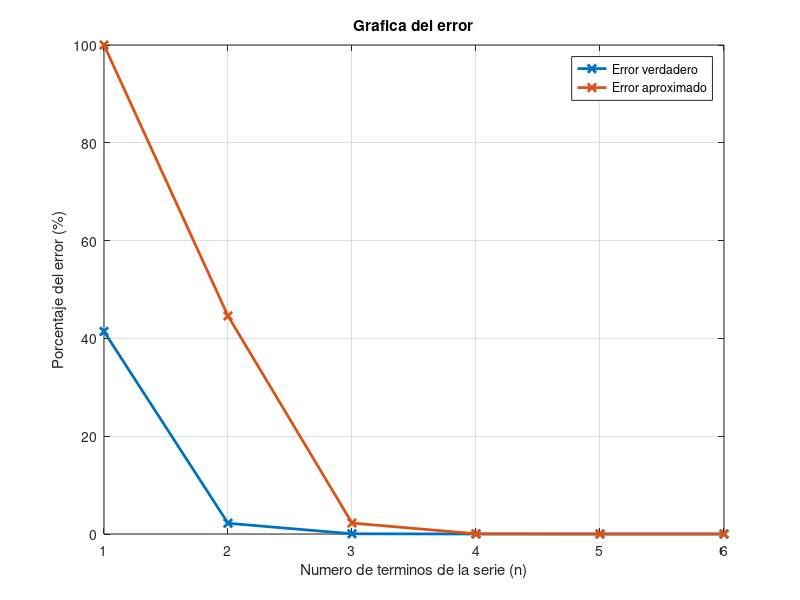

Recreate this plot in MATLAB.
clear all;
close all;
clc;
tic
%{
n=80;
x=pi/4;
vv=cos(x);
aant=0;
aact=0;
res=zeros(3,n);
serie_cos=0;
suma=0;
ea=0;
for a=0:n-1
    suma=(x^((2*a)))/(factorial((2*a)));
    if mod(a,2)~=0
        suma=-suma;
    end
    serie_cos=serie_cos+suma;
    res(1,a+1)=a+1;
    aant=aact;
    aact=serie_cos;
    l_ev=abs((vv-serie_cos)/vv)*100;
    res(2,a+1)=l_ev;
    ea=abs((aact-aant)/aact)*100;
    res(3,a+1)=ea;
end
toc
figure;
plot(res(1,:),res(2,:),'-x','LineWidth',2);
title('Grafica del error');
xlabel('Numero de terminos de la serie (n)');
ylabel('Porcentaje del error (%)');
grid on;
hold on;
plot(res(1,:),res(3,:),'-x','LineWidth',2);
%}


n=80;
x=pi/4;
vv=cos(x);
aant=0;
aact=0;
it=[];
lista_ev=[];
lista_ea=[];
serie_cos=0;
suma=0;
ea=100;
l_ev=100;
a=0;
sigma=(0.5*10^(-6)); %cifras significativas
while sigma<ea && sigma<l_ev || a==100
    suma=(x^((2*a)))/(factorial((2*a)));
    if mod(a,2)~=0
        suma=-suma;
    end
    serie_cos=serie_cos+suma;
    it=[it,a+1];
    aant=aact;
    aact=serie_cos;
    l_ev=abs((vv-serie_cos)/vv)*100;
    lista_ev=[lista_ev,l_ev];
    ea=abs((aact-aant)/aact)*100;
    lista_ea=[lista_ea,ea];
    a=a+1;
end
toc
figure;
plot(it(1,:),lista_ev(1,:),'-x','LineWidth',2);
title('Grafica del error');
xlabel('Numero de terminos de la serie (n)');
ylabel('Porcentaje del error (%)');
grid on;
hold on;
plot(it(1,:),lista_ea(1,:),'-x','LineWidth',2);
legend('Error verdadero', 'Error aproximado')
serie_cos